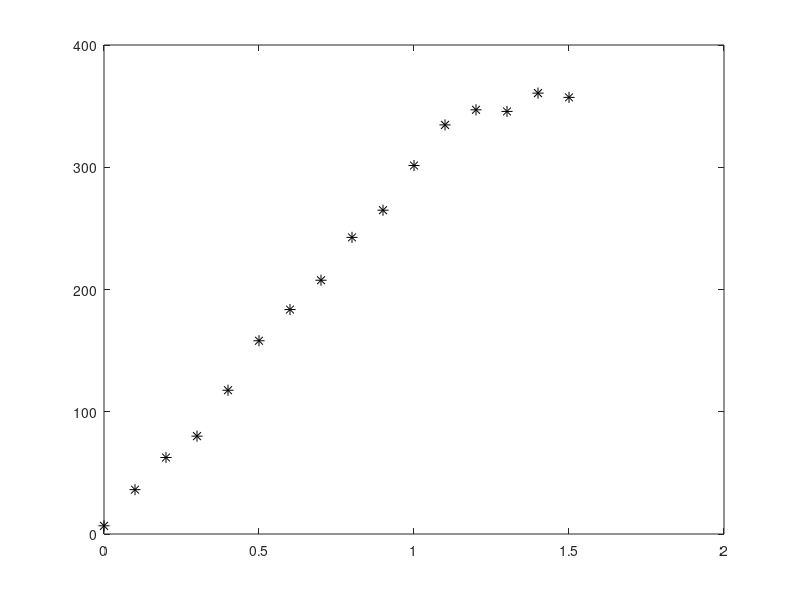

Write MATLAB code to recreate this figure.
function HM06Nguessan
clc;
clear;
HM06_Problem1;
HM06_Problem2;
HM06_Problem3;
HM06_Problem4;
end

function HM06_Problem1
load spring.mat;
plot(x,F,'k*','MarkerSize',8);
hold on;
m_top = 0;
m_bottom = 0;
for i =1:length(x)
   m_top = m_top+x(i)*F(i);
   m_bottom = m_bottom+(x(i))^2;
end
m = m_top/m_bottom;
% S = 0;
% S_top = (F(1)-m*x(1))^2;
% S_bottom = (F(1)-mean(F))^2;
% for j = 2:length(x)
%     S_top(j) = S_top(j-1)+(F(j)-m*x(j))^2;
%     S_bottom(j) = S_bottom(j-1)+(F(j)-mean(F))^2;
%     S(j) = S_top(j)/S_bottom(j);
%     r(j) = sqrt(1-S(j));
% end

end

function HM06_Problem2

end

function HM06_Problem3

end

function HM06_Problem4

end